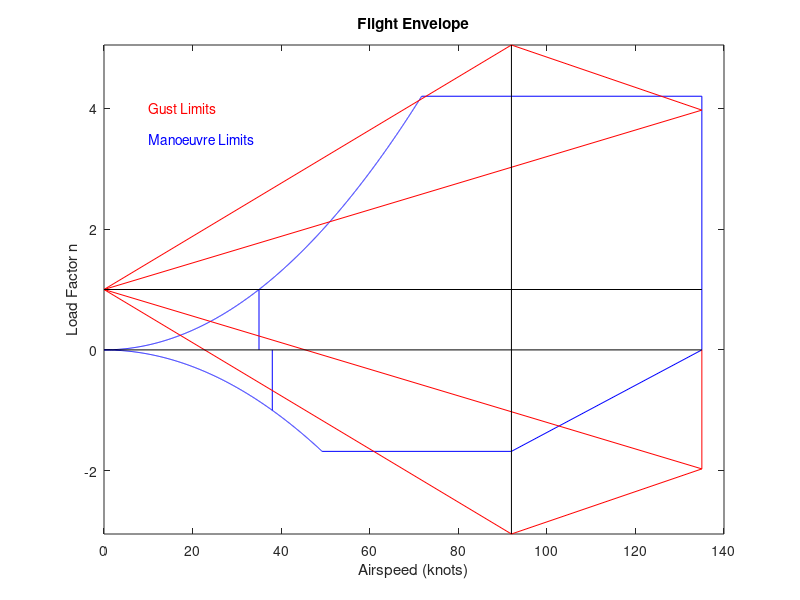

Recreate this plot in MATLAB.
% Flight envelope
% 460389730

% clear command window and workspace
clc;
clear;
clf;

% Input aerodynamic parameters.
MTOW = 1435;            % lbs
S = 191.5;              % ft^2 wing area
b = 57.4;               % wing span in feet    
rho = 0.0023769;        % slugs/ft^3 density factor at service ceiling*density atsea level
V_stalldown = 38;       %  knots
V_stallup = 35;         %  knots
W_L = MTOW/S;           % lb/ft^2 wing loading
C = S/b;                % mean chord, feet
AR = b^2/S;             % wing aspect ratio
g = 32.2;               % gravity in imperial ft/s^2
U_1 = 50;               % 50 ft/s gust cruise
U_2 = 25;               % 25 ft/s gust dive

%% Calculations

% Max lift at stall
CLmax_Down = MTOW/(0.5*rho*S*(V_stalldown^2));
CLmax_Up = MTOW/(0.5*rho*S*(V_stallup^2));

% Designed cruise speed.
V_C = 92;

% Limiting dive speed
V_D = 135;

% Lift curve slope
a = (2*pi)/(1+2/AR);
ug = (2*W_L)/(rho*C*g*a);
K = (0.88 * ug)/(5.3 +ug);

% max loading factor
nmax_positive = 4.2; %2.1 + (24000/(MTOW + 10000));
nmax_negative = -1*0.4 * nmax_positive;

% maximum load factor due to cruise gust or dive gust
gust_cruise_pos = 1+((K*U_1*V_C*a)/(498*W_L));
gust_cruise_neg = 1-((K*U_1*V_C*a)/(498*W_L));
gust_dive_pos = 1+((K*U_2*V_D*a)/(498*W_L));
gust_dive_neg = 1-((K*U_2*V_D*a)/(498*W_L));

% Max and Min Manouverability speeds.
Va_Up = sqrt((nmax_positive*MTOW)/(0.5*rho*CLmax_Up*S)); 
Va_Down = sqrt((-1*nmax_negative*MTOW)/(0.5*rho*CLmax_Down*S)); 

%% Array for the cruise manourevility
n_p= 0:0.001:nmax_positive;
Va_p = sqrt((n_p(:)*MTOW)./(0.5*rho*CLmax_Up*S));

% plot arrays
figure(1);
hold on;
plot(Va_p,n_p,'b');
title('Flight Envelope');
xlabel('Airspeed (knots)');
ylabel('Load Factor n');

text(10,4,'Gust Limits','Color','red','FontSize',10)
text(10,3.5,'Manoeuvre Limits','Color','blue','FontSize',10)


%% Array for the dive manourevility
n_n = 0:-0.001:nmax_negative;
Va_n = sqrt(abs((n_n(:)*MTOW)./(0.5*rho*CLmax_Down*S)));
plot(Va_n,n_n,'b');

%% Top line from A to D
vAD = [Va_Up V_D];
nAD = [nmax_positive nmax_positive];
plot(vAD, nAD,'b');

%% Back line from D to E
vDE = [V_D V_D];
nDE = [nmax_positive 0];
plot(vDE, nDE,'b');

%% Bottom line from G to F
vGD = [Va_Down V_C];
nGD = [nmax_negative nmax_negative];
plot(vGD, nGD,'b');

%% Oblique back line F to E
vFE = [V_C V_D];
nFE = [nmax_negative 0];
plot(vFE, nFE,'b')

%% V Stall lines.
Vsx = [V_stallup V_stallup];
Vsy = [1 0];
plot(Vsx, Vsy, 'b');

Vsx1 = [V_stalldown V_stalldown];
Vsy1 = [0 -1];
plot(Vsx1, Vsy1, 'b');


%% Plot gust limits

% gust for positve at 50knots.
vGustCruise1 = [0 V_C];
nGustCruise1 = [1 gust_cruise_pos];
plot(vGustCruise1, nGustCruise1,'r');

% gust for negative at 50 knots.
vGustCruise2 = [0 V_C];
nGustCruise2 = [1 gust_cruise_neg];
plot(vGustCruise2, nGustCruise2,'r');

% gust for positve at 25knots.
vGustDive1 = [0 V_D];
nGustDive1 = [1 gust_dive_pos];
plot(vGustDive1, nGustDive1,'r');

% gust for negative at 25knots.
vGustDive2 = [0 V_D];
nGustDive2 = [1 gust_dive_neg];
plot(vGustDive2, nGustDive2,'r');

%% Gust limit filling lines
% top oblique
v_gCD = [V_C V_D];
n_gCD = [gust_cruise_pos gust_dive_pos];
plot(v_gCD, n_gCD,'r');

% bottom oblique
v_gFD = [V_C V_D];
n_gFD = [gust_cruise_neg gust_dive_neg];
plot(v_gFD, n_gFD,'r');

% Back line
v_gFD = [V_D V_D];
n_gFD = [gust_dive_neg 0];
plot(v_gFD, n_gFD,'r');

%% Axis lines
x1 = [V_C V_C];
y1 = [gust_cruise_pos gust_cruise_neg];
plot(x1,y1,'k');

x2 = [0 V_D];
y2 = [0 0];
plot(x2,y2,'k');

x = [0 V_D];
y = [1 1];
plot(x,y,'k');

axis([0 140 -3.0482 5.0482]);
box on
